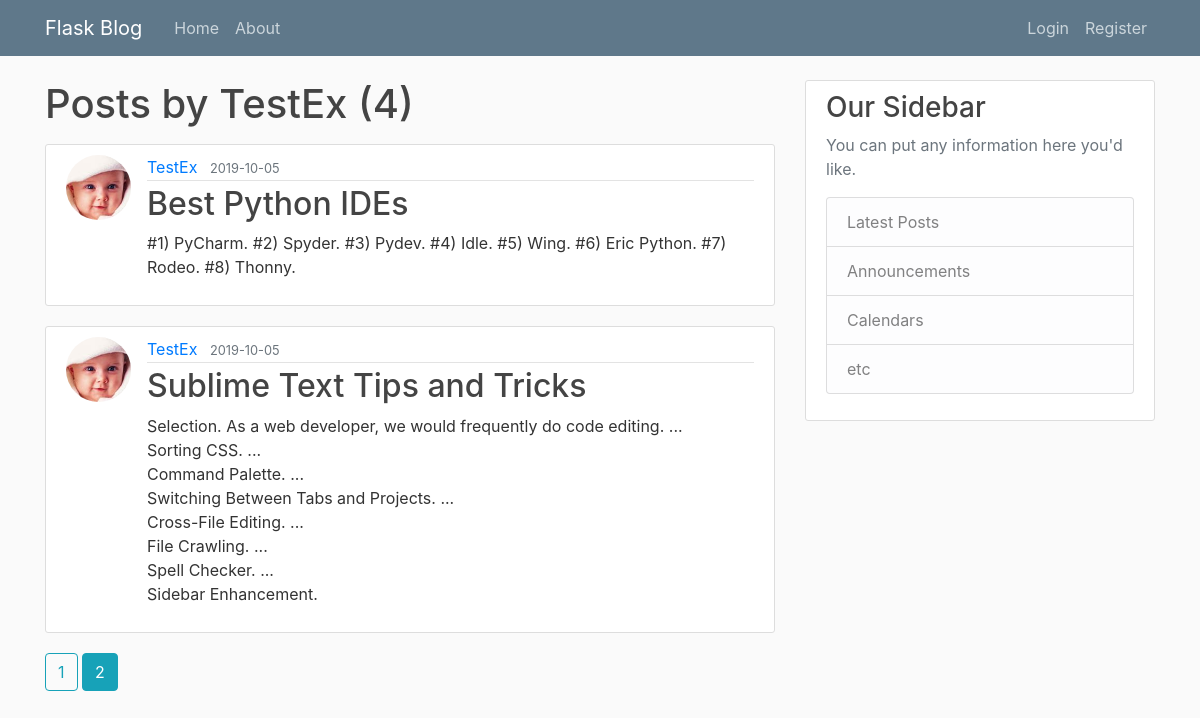
The app's page /user/TestEx?page=2 with its own data.
### flaskblog/models.py (models this page shows, shortened)
class User(db.Model, UserMixin):
    id = db.Column(db.Integer, primary_key=True)
    username = db.Column(db.String(20), unique=True, nullable=False)
    email = db.Column(db.String(120), unique=True, nullable=False)
    image_file = db.Column(db.String(20), nullable=False, default='default.jpg')
    password = db.Column(db.String(60), nullable=False)
    posts = db.relationship('Post', backref='author', lazy=True)

class Post(db.Model):
    id = db.Column(db.Integer, primary_key=True)
    title = db.Column(db.String(100), nullable=False)
    date_posted = db.Column(db.DateTime, nullable=False, default=datetime.utcnow)
    Content = db.Column(db.Text,nullable=False)
    user_id = db.Column(db.Integer, db.ForeignKey('user.id'), nullable=False)

### flaskblog/posts/routes.py (the view)
@posts.route("/user/<string:username>")
def user_posts(username):
    page = request.args.get('page', 1, type=int)
    user = User.query.filter_by(username=username).first_or_404()
    posts = Post.query.filter_by(author=user)\
        .order_by(Post.date_posted.desc())\
        .paginate(page=page, per_page=2)
    return render_template('user_posts.html', posts=posts, user=user)

### flaskblog/templates/user_posts.html
{% extends "layout.html" %}
{% block content %}
        <h1 class="mb-3">Posts by {{ user.username }} ({{ posts.total}})</h1>
        {% for post in posts.items %}
            <article class="media content-section">
                <img class="rounded-circle article-img" src="{{ url_for('static', filename='profile_pics/'+ post.author.image_file)}}">
              <div class="media-body">
                <div class="article-metadata">
                  <a class="mr-2" href="{{ url_for('posts.user_posts', username=post.author.username)}}">{{ post.author.username }}</a>
                  <small class="text-muted">{{ post.date_posted.strftime('%Y-%m-%d') }}</small>
                </div>
                <h2><a class="article-title" href="{{ url_for('posts.post', post_id=post.id)}}">{{ post.title  }}</a></h2>
                <p class="article-content">{{ post.Content }}</p>
              </div>
            </article>
        {% endfor %}
         {% for page_num in posts.iter_pages(left_edge=1,right_edge=1,left_current=1,right_current=2) %}
            {% if page_num %}
                {% if posts.page == page_num %}
                    <a class="btn btn-info mb-4" href="{{ url_for('posts.user_posts', username=user.username, page=page_num) }}">{{ page_num }}</a>
                {% else %}
                    <a class="btn btn-outline-info mb-4" href="{{ url_for('posts.user_posts', username=user.username, page=page_num) }}">{{ page_num }}</a>
                {% endif %}
            {% else %}
                ...
            {% endif %}
        {% endfor %}
{% endblock content %}

### flaskblog/static/main.css (style rules this page uses)
body { background: #fafafa; color: #333333; margin-top: 5rem; }
h1, h2, h3, h4, h5, h6 { color: #444444; }
.content-section { background: #ffffff; padding: 10px 20px; border: 1px solid #dddddd; border-radius: 3px; margin-bottom: 20px; }
.article-title { color: #444444; }
.article-content { white-space: pre-line; }
.article-img { height: 65px; width: 65px; margin-right: 16px; }
.article-metadata { padding-bottom: 1px; margin-bottom: 4px; border-bottom: 1px solid #e3e3e3 }

### records on screen
User: username "TestEx"
Post: image_file (picture), author.username "TestEx", date_posted "2019-10-05", title "Best Python IDEs", Content "#1) PyCharm. #2) Spyder. #3) Pydev. #4) Idle. #5) Wing. #6) Eric Python. #7) Rodeo. #8) Thonny."
Post: image_file (picture), author.username "TestEx", date_posted "2019-10-05", title "Sublime Text Tips and Tricks", Content "Selection. As a web developer, we would frequently do code editing. ... Sorting CSS. ... Command Palette. ... Switching Between Tabs and Projects. ... Cross-File Editing. ... File Crawling. ... Spell Checker. ... Sidebar Enhancement."

### other values on screen
{{ posts.total }} "4"
{{ page_num }} "1"
{{ page_num }} "2"
